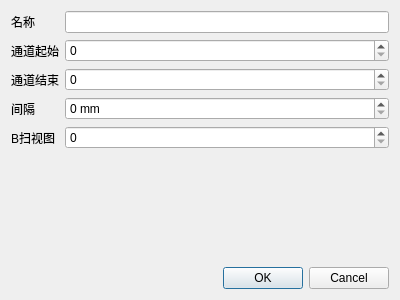
<?xml version="1.0" encoding="UTF-8"?>
<ui version="4.0">
 <class>DialogChannelGroup</class>
 <widget class="QDialog" name="DialogChannelGroup">
  <property name="geometry">
   <rect>
    <x>0</x>
    <y>0</y>
    <width>400</width>
    <height>300</height>
   </rect>
  </property>
  <property name="windowTitle">
   <string>Dialog</string>
  </property>
  <layout class="QGridLayout" name="gridLayout">
   <item row="0" column="0">
    <layout class="QFormLayout" name="formLayout">
     <item row="0" column="0">
      <widget class="QLabel" name="labelName">
       <property name="text">
        <string>名称</string>
       </property>
      </widget>
     </item>
     <item row="0" column="1">
      <widget class="QLineEdit" name="name"/>
     </item>
     <item row="1" column="0">
      <widget class="QLabel" name="labelStart">
       <property name="text">
        <string>通道起始</string>
       </property>
      </widget>
     </item>
     <item row="1" column="1">
      <widget class="QSpinBox" name="start">
       <property name="maximum">
        <number>30000</number>
       </property>
      </widget>
     </item>
     <item row="2" column="0">
      <widget class="QLabel" name="labelEnd">
       <property name="text">
        <string>通道结束</string>
       </property>
      </widget>
     </item>
     <item row="2" column="1">
      <widget class="QSpinBox" name="end">
       <property name="maximum">
        <number>30000</number>
       </property>
      </widget>
     </item>
     <item row="3" column="0">
      <widget class="QLabel" name="labelInterval">
       <property name="text">
        <string>间隔</string>
       </property>
      </widget>
     </item>
     <item row="3" column="1">
      <widget class="QSpinBox" name="interval">
       <property name="suffix">
        <string> mm</string>
       </property>
       <property name="maximum">
        <number>30000</number>
       </property>
      </widget>
     </item>
     <item row="4" column="0">
      <widget class="QLabel" name="labelView">
       <property name="text">
        <string>B扫视图</string>
       </property>
      </widget>
     </item>
     <item row="4" column="1">
      <widget class="QSpinBox" name="view">
       <property name="maximum">
        <number>10</number>
       </property>
      </widget>
     </item>
    </layout>
   </item>
   <item row="1" column="0">
    <widget class="QDialogButtonBox" name="buttonBox">
     <property name="orientation">
      <enum>Qt::Horizontal</enum>
     </property>
     <property name="standardButtons">
      <set>QDialogButtonBox::Cancel|QDialogButtonBox::Ok</set>
     </property>
    </widget>
   </item>
  </layout>
 </widget>
 <resources/>
 <connections>
  <connection>
   <sender>buttonBox</sender>
   <signal>accepted()</signal>
   <receiver>DialogChannelGroup</receiver>
   <slot>accept()</slot>
   <hints>
    <hint type="sourcelabel">
     <x>248</x>
     <y>254</y>
    </hint>
    <hint type="destinationlabel">
     <x>157</x>
     <y>274</y>
    </hint>
   </hints>
  </connection>
  <connection>
   <sender>buttonBox</sender>
   <signal>rejected()</signal>
   <receiver>DialogChannelGroup</receiver>
   <slot>reject()</slot>
   <hints>
    <hint type="sourcelabel">
     <x>316</x>
     <y>260</y>
    </hint>
    <hint type="destinationlabel">
     <x>286</x>
     <y>274</y>
    </hint>
   </hints>
  </connection>
 </connections>
</ui>
